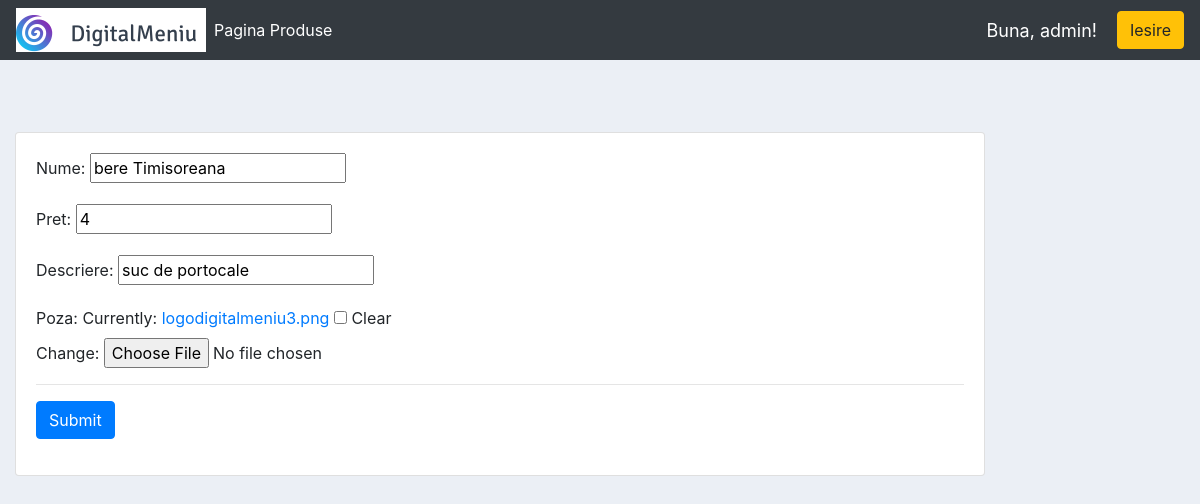
The page /modificabauturi/16/ (signed in) on the database its author committed.
### Digital/models.py (models this page shows, shortened)
class Bauturi(models.Model):
    nume = models.CharField(max_length=200, null=True)
    pret = models.IntegerField(null=True)
    descriere = models.CharField(max_length=200, null=True, blank=True)
    poza = models.ImageField(null=True, blank=True)

### Digital/views.py (the view)
# urls.py: path('modificabauturi/<str:pk>/', views.modificabauturi, name='modificabauturi'),
@login_required(login_url='login')
def modificabauturi(request,pk):
    modificare = Bauturi.objects.get(id=pk)
    form = bauturiForm(instance=modificare)
    if request.method == 'POST':
        form = bauturiForm(request.POST,request.FILES,instance = modificare)
        if form.is_valid():
            form.save()
            return redirect('bauturi')
    context={'form':form}
    return render(request, 'Digital/order_form.html', context)

### Digital/form.py
class bauturiForm(ModelForm):
    class Meta:
        model = Bauturi
        fields = '__all__'

### Digital/templates/Digital/order_form.html (shortened to what this page needs)
{% extends 'Digital/main.html' %}
{% load static %}
{% block content %}
<br><br><br>
<div class="row">
     <div class="col-md-10">
         <div class="card card-body">
             <form action="" method="POST" enctype="multipart/form-data" >
                 {{form.as_p}}
                       <hr>
                <input class="btn btn-primary" type="submit" name="Update Information">
             </form>
         </div>
     </div>
</div>
{% endblock %}

### Digital/templates/Digital/navbar.html (shortened to what this page needs)
{% load static %}
<nav class="navbar navbar-expand-lg navbar-dark bg-dark">
  <img src="{% static 'images/logodigitalmeniu3.png' %}">
  <div class="collapse navbar-collapse" id="navbarNav">
    <ul class="navbar-nav">
       <li class="nav-item active">
        <a class="nav-link" href="{% url 'produse' %}">Pagina Produse</a>
      </li>
    </ul>
  </div>
  <span class="hello-msg">Buna, {{request.user}}!</span>
  <span><a class="btn btn-warning" href="{% url 'logout' %}">Iesire</a> </span>
</nav>

### Digital/static/css/main.css (style rules this page uses)
body { background-color: #ebeff5; }

### Digital/templates/Digital/navbar.html (style rules this page uses)
.hello-msg { font-size:18px; color:#fff; margin-right:20px; }

### rows shown on the page
Bauturi: nume "bere Timisoreana", pret "4", descriere "suc de portocale"

### other values the page prints
{{ request.user }} "admin"
